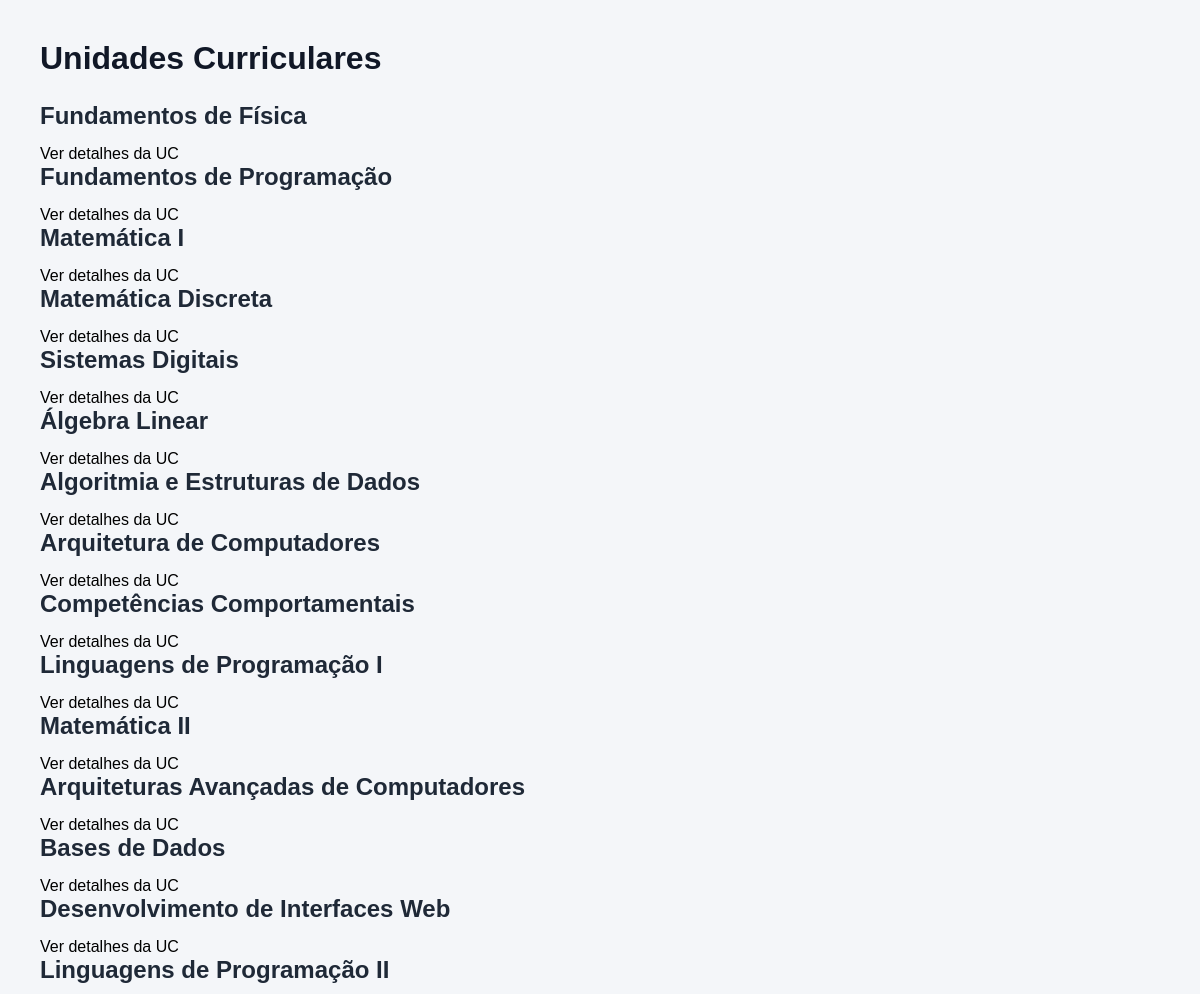
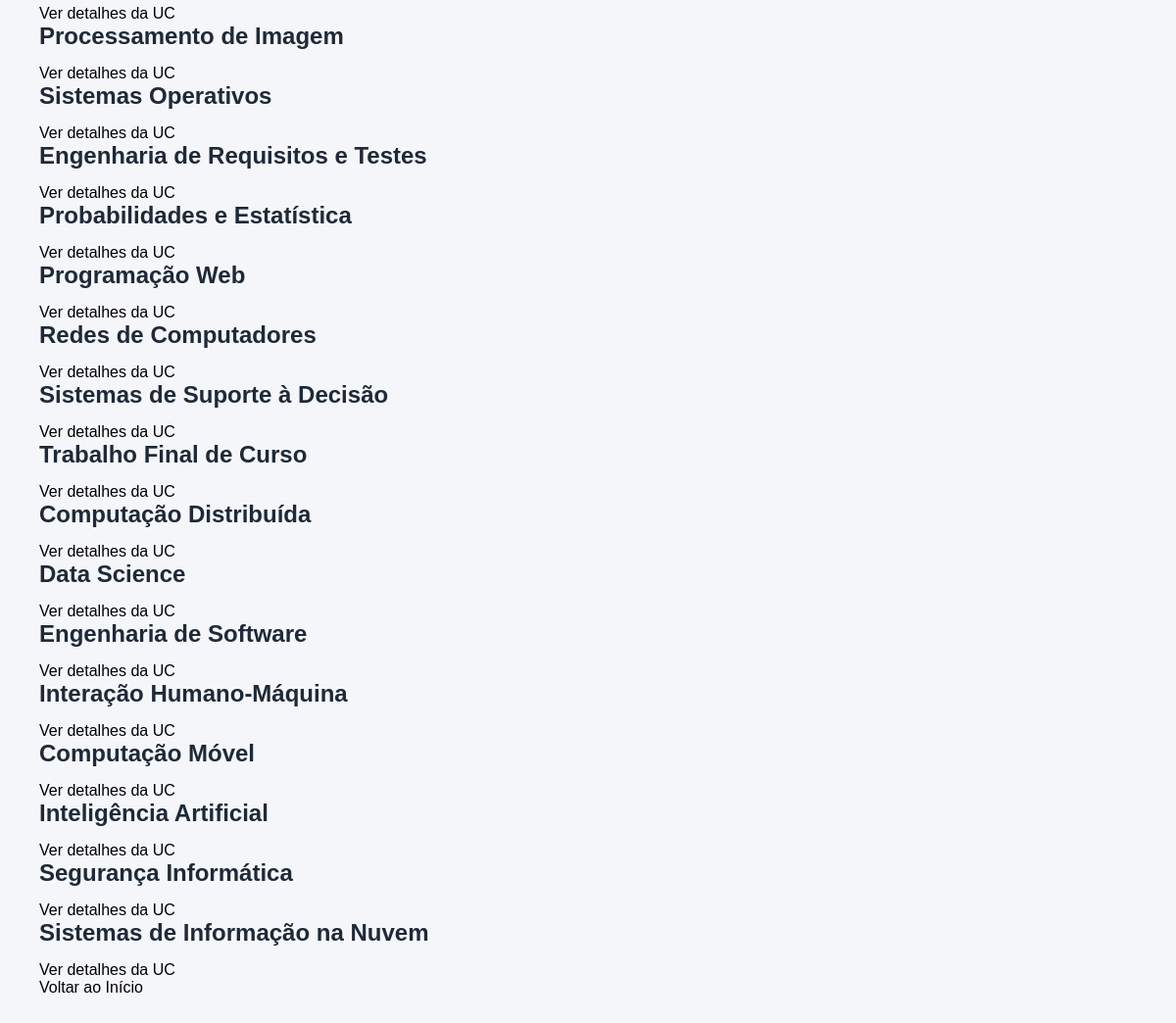
The page /ucs/ on the database its author committed (2 pictures, top to bottom).
### portofolio/models.py (models this page shows)
class UnidadeCurricular(models.Model):
    codigo = models.IntegerField(unique=True)
    nome = models.CharField(max_length=100)
    descricao = models.TextField()
    ano = models.IntegerField()
    semestre = models.CharField(max_length=20)
    ects = models.IntegerField()
    imagem = models.ImageField(upload_to='ucs/')
    objetivos = models.TextField(null=True, blank=True)
    licenciatura = models.ForeignKey(Licenciatura, on_delete=models.CASCADE, null=True, blank=True)
    docentes = models.ManyToManyField(Docente,related_name='ucs')

### portofolio/views.py (the view)
# urls.py: path('ucs/', views.uc_list, name='uc_list'),
def uc_list(request):
    ucs = UnidadeCurricular.objects.select_related(
        'licenciatura'
    ).prefetch_related(
        'docentes'
    ).all()
    return render(request, 'portofolio/ucs.html', {
        'ucs': ucs
    })

### portofolio/templates/portofolio/ucs.html (shortened to what this page needs)
{% load static %}
<link rel="stylesheet" href="{% static 'portofolio/style.css' %}">
<!DOCTYPE html>
<html lang="pt">
<head>
</head>
<body>
<h1>Unidades Curriculares</h1>
{% for uc in ucs %}
<div>
    <h2>{{ uc.nome }}</h2>
    <a href="{% url 'uc_detail' uc.id %}">
        Ver detalhes da UC
    </a>
</div>
{% endfor %}
<a href="{% url 'inicio' %}">Voltar ao Início</a>
</body>
</html>

### portofolio/static/portofolio/style.css (style rules this page uses)
* { margin: 0; padding: 0; box-sizing: border-box; }
body { font-family: Arial, sans-serif; background-color: #f4f6f9; color: #222; padding: 40px; }
h1 { margin-bottom: 25px; color: #111827; }
h2 { margin-bottom: 15px; color: #1f2937; }
a { text-decoration: none; color: rgb(0, 0, 0); }

### rows shown on the page
UnidadeCurricular: nome "Fundamentos de Física"
UnidadeCurricular: nome "Fundamentos de Programação"
UnidadeCurricular: nome "Matemática I"
UnidadeCurricular: nome "Matemática Discreta"
UnidadeCurricular: nome "Sistemas Digitais"
UnidadeCurricular: nome "Álgebra Linear"
UnidadeCurricular: nome "Algoritmia e Estruturas de Dados"
UnidadeCurricular: nome "Arquitetura de Computadores"
UnidadeCurricular: nome "Competências Comportamentais"
UnidadeCurricular: nome "Linguagens de Programação I"
UnidadeCurricular: nome "Matemática II"
UnidadeCurricular: nome "Arquiteturas Avançadas de Computadores"
UnidadeCurricular: nome "Bases de Dados"
UnidadeCurricular: nome "Desenvolvimento de Interfaces Web"
UnidadeCurricular: nome "Linguagens de Programação II"
UnidadeCurricular: nome "Processamento de Imagem"
UnidadeCurricular: nome "Sistemas Operativos"
UnidadeCurricular: nome "Engenharia de Requisitos e Testes"
UnidadeCurricular: nome "Probabilidades e Estatística"
UnidadeCurricular: nome "Programação Web"
UnidadeCurricular: nome "Redes de Computadores"
UnidadeCurricular: nome "Sistemas de Suporte à Decisão"
UnidadeCurricular: nome "Trabalho Final de Curso"
UnidadeCurricular: nome "Computação Distribuída"
UnidadeCurricular: nome "Data Science"
UnidadeCurricular: nome "Engenharia de Software"
UnidadeCurricular: nome "Interação Humano-Máquina"
UnidadeCurricular: nome "Computação Móvel"
UnidadeCurricular: nome "Inteligência Artificial"
UnidadeCurricular: nome "Segurança Informática"
UnidadeCurricular: nome "Sistemas de Informação na Nuvem"
